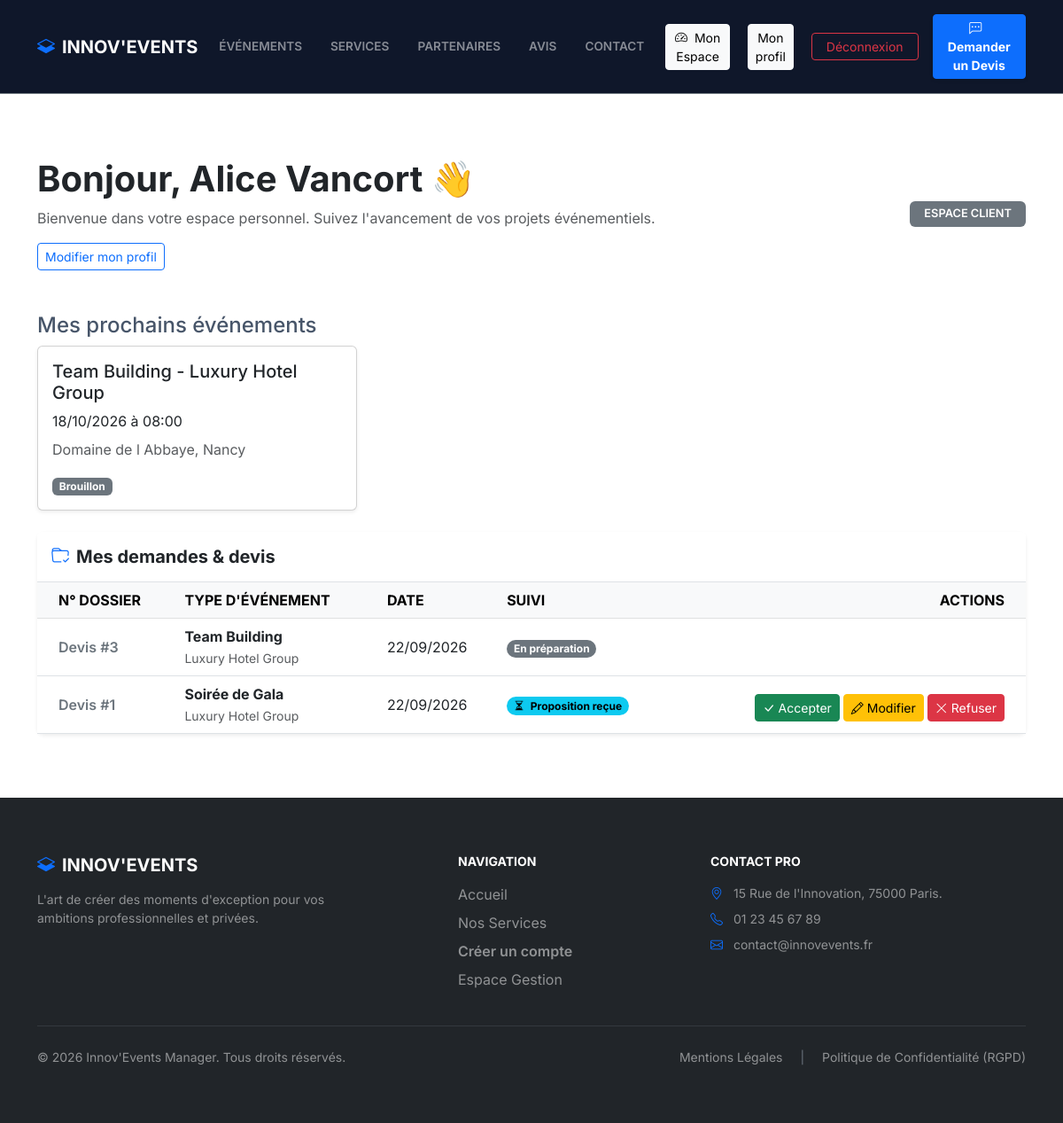
The page /index.php?action=client_dashboard (signed in) on the database its author committed.
### tables this page shows
CREATE TABLE events (
id INT AUTO_INCREMENT PRIMARY KEY,
client_id INT NOT NULL,
company_id INT NULL,
title VARCHAR(255) NOT NULL,
description TEXT NULL,
start_date DATETIME NOT NULL,
end_date DATETIME NULL,
location VARCHAR(255) NOT NULL,
event_type VARCHAR(100) NOT NULL DEFAULT 'Autre',
theme VARCHAR(100) NULL,
estimated_participants INT NULL,
image_path VARCHAR(255) NULL,
status VARCHAR(50) NOT NULL DEFAULT 'brouillon',
is_published TINYINT(1) NOT NULL DEFAULT 0,
publication_consent_at DATETIME NULL,
publication_consent_by INT NULL COMMENT 'Identifiant historique de l administrateur attestant l accord client',
created_at TIMESTAMP DEFAULT CURRENT_TIMESTAMP,
CONSTRAINT fk_events_client
FOREIGN KEY (client_id) REFERENCES users(id)
ON DELETE CASCADE ON UPDATE CASCADE,
CONSTRAINT fk_events_company
FOREIGN KEY (company_id) REFERENCES companies(id)
ON DELETE CASCADE ON UPDATE CASCADE
);

CREATE TABLE devis (
id_devis INT AUTO_INCREMENT PRIMARY KEY,
revision INT NOT NULL DEFAULT 1,
change_reason TEXT NULL,
id_prospect INT NOT NULL,
event_id INT NULL,
reference_pdf VARCHAR(255) NOT NULL,
montant_ht DECIMAL(10, 2) NOT NULL DEFAULT 0.00,
tva DECIMAL(10, 2) NOT NULL DEFAULT 0.00,
status VARCHAR(50) NOT NULL DEFAULT 'brouillon',
date_creation DATETIME DEFAULT CURRENT_TIMESTAMP,
CONSTRAINT fk_devis_prospect
FOREIGN KEY (id_prospect) REFERENCES prospects(id)
ON DELETE CASCADE ON UPDATE CASCADE
);

CREATE TABLE prospects (
id INT AUTO_INCREMENT PRIMARY KEY,
user_id INT NULL,
company_id INT NULL,
company_name VARCHAR(255) NOT NULL,
contact_name VARCHAR(255) NOT NULL,
email VARCHAR(255) NOT NULL,
phone VARCHAR(50) NOT NULL,
event_type VARCHAR(100) NOT NULL,
event_date DATE NULL,
location VARCHAR(255) NULL,
estimated_participants INT NULL,
budget DECIMAL(10, 2) NULL,
description TEXT NULL,
rejection_reason TEXT NULL,
status VARCHAR(50) NOT NULL DEFAULT 'à contacter',
created_at TIMESTAMP DEFAULT CURRENT_TIMESTAMP,
CONSTRAINT fk_prospects_user
FOREIGN KEY (user_id) REFERENCES users(id)
ON DELETE CASCADE ON UPDATE CASCADE,
CONSTRAINT fk_prospects_company
FOREIGN KEY (company_id) REFERENCES companies(id)
ON DELETE CASCADE ON UPDATE CASCADE
);

### src/views/client/dashboard.php (the view, shortened to what the rows shown need)
<?php
require __DIR__ . '/../partials/header.php';
?>
    <main class="container my-5 py-4">
        <div class="row mb-5">
            <div class="col-10">
                <h1 class="fw-bold text-dark">
                    Bonjour, <?= htmlspecialchars($clientName ?? 'Client', ENT_QUOTES, 'UTF-8'); ?> 👋
                </h1>
            </div>
        </div>
        <section class="mb-4" aria-labelledby="upcoming-heading">
            <h2 id="upcoming-heading" class="h4">Mes prochains événements</h2>
            <?php if (empty($upcomingEvents)): ?>
                <p class="text-muted">Aucun événement à venir pour le moment.</p>
            <?php else: ?>
                <div class="row g-3">
                    <?php foreach ($upcomingEvents as $event): ?>
                        <div class="col-md-4">
                            <article class="card h-100 shadow-sm">
                                <div class="card-body">
                                    <h3 class="h5"><?= htmlspecialchars($event['title'], ENT_QUOTES, 'UTF-8') ?></h3>
                                    <p class="mb-2">
                                        <time datetime="<?= htmlspecialchars(str_replace(' ', 'T', $event['start_date']), ENT_QUOTES, 'UTF-8') ?>"><?= date('d/m/Y à H:i', strtotime($event['start_date'])) ?></time>
                                    </p>
                                    <p class="text-muted"><?= htmlspecialchars($event['location'], ENT_QUOTES, 'UTF-8') ?></p>
                                    <span class="badge text-bg-secondary"><?= htmlspecialchars(Event::STATUS_LABELS[Event::normalizeStatus($event['status'])] ?? $event['status'], ENT_QUOTES, 'UTF-8') ?></span>
                                </div>
                            </article>
                        </div>
                    <?php endforeach; ?>
                </div>
            <?php endif; ?>
        </section>
        <div class="row g-4">
            <div class="col-lg-12">
                <div class="card shadow-sm border-0 rounded-3">
                    <div class="card-header bg-white border-bottom py-3">
                        <h2 class="card-title h5 fw-bold mb-0 text-dark">
                            <i class="bi bi-folder-check text-primary me-2" aria-hidden="true"></i>Mes demandes & devis
                        </h2>
                    </div>
                    <div class="card-body p-0">
                        <?php if (empty($myQuotes)): ?>
                            <div class="text-center py-5">
                                <i class="bi bi-chat-left-text text-muted fs-1" aria-hidden="true"></i>
                                <p class="mt-3 text-muted mb-0">Vous n'avez pas encore de devis ou de dossier enregistré.</p>
                            </div>
                        <?php else: ?>
                            <div class="table-responsive">
                                <table class="table table-hover align-middle mb-0" aria-label="Liste de vos devis">
                                    <thead class="table-light text-uppercase fs-7">
                                    <tr>
                                        <th scope="col" class="ps-4">N° Dossier</th>
                                        <th scope="col">Type d'Événement</th>
                                        <th scope="col">Date</th>
                                        <th scope="col">Suivi</th>
                                        <th scope="col" class="text-end pe-4">Actions</th>
                                    </tr>
                                    </thead>
                                    <tbody>
                                    <?php foreach ($myQuotes as $quote): ?>
                                        <?php
                                        $st = strtolower($quote['status'] ?? 'brouillon');
                                        $hasQuote = !empty($quote['id_devis']);
                                        $quoteUniqueId = (int)($quote['id_devis'] ?? $quote['prospect_id'] ?? $quote['id'] ?? 0);
                                        ?>
                                        <tr>
                                            <td class="ps-4 fw-semibold text-secondary">
                                                <?= $hasQuote ? 'Devis' : 'Demande' ?> #<?= $quoteUniqueId; ?>
                                            </td>
                                            <td>
                                                <span class="fw-bold text-dark"><?= htmlspecialchars($quote['event_type'] ?? '', ENT_QUOTES, 'UTF-8'); ?></span>
                                                <br>
                                                <small class="text-muted"><?= htmlspecialchars($quote['company_name'] ?? '', ENT_QUOTES, 'UTF-8'); ?></small>
                                            </td>
                                            <td>
                                                <?= !empty($quote['created_at']) ? date('d/m/Y', strtotime($quote['created_at'])) : date('d/m/Y'); ?>
                                            </td>
                                            <td>
                                                <?php if (!$hasQuote): ?>
                                                    <span class="badge text-bg-secondary"><?= htmlspecialchars(match ($st) {
                                                        'à contacter' => 'Demande reçue',
                                                        'en attente' => 'En cours de qualification',
                                                        'échoué' => 'Demande non retenue',
                                                        'converti' => 'Projet créé',
                                                        default => ucfirst($st),
                                                    }, ENT_QUOTES, 'UTF-8') ?></span>
                                                    <?php if ($st === 'échoué' && !empty($quote['rejection_reason'])): ?>
                                                        <p class="small mt-2 mb-0"><?= nl2br(htmlspecialchars($quote['rejection_reason'], ENT_QUOTES, 'UTF-8')) ?></p>
                                                    <?php endif; ?>
                                                <?php elseif (in_array($st, ['étude côté client', 'devis envoyé'], true)): ?>
                                                    <span class="badge text-bg-info px-2.5 py-1.5 rounded-pill">
                                                    <i class="bi bi-hourglass-split me-1" aria-hidden="true"></i> Proposition reçue
                                                </span>
                                                <?php elseif ($st === 'accepté'): ?>
                                                    <span class="badge text-bg-success px-2.5 py-1.5 rounded-pill">
                                                    <i class="bi bi-check-circle-fill me-1" aria-hidden="true"></i> Validé
                                                </span>
                                                <?php elseif ($st === 'modification'): ?>
                                                    <span class="badge text-bg-warning px-2.5 py-1.5 rounded-pill">
                                                    <i class="bi bi-pencil me-1" aria-hidden="true"></i> Modification demandée
                                                </span>
                                                <?php elseif ($st === 'refusé'): ?>
                                                    <span class="badge text-bg-danger px-2.5 py-1.5 rounded-pill">
                                                    <i class="bi bi-x-circle me-1" aria-hidden="true"></i> Refusé
                                                </span>
                                                <?php else: ?>
                                                    <span class="badge text-bg-secondary px-2.5 py-1.5 rounded-pill">
                                                    En préparation
                                                </span>
                                                <?php endif; ?>
                                            </td>
                                            <td class="text-end pe-4">
                                                <?php if ($hasQuote && in_array($st, ['étude côté client', 'devis envoyé'], true)): ?>
                                                    <div class="mt-2 d-flex justify-content-end gap-1">
                                                        <form action="index.php?action=respond_to_quote" method="POST" class="d-inline">
                                                            <button type="submit" name="quote_action" value="accept" class="btn btn-success btn-sm"
                                                                    onclick="return confirm('En acceptant ce devis, vous validez la prestation et engagez le projet. Confirmer ?');">
                                                                <i class="bi bi-check-lg" aria-hidden="true"></i> Accepter
                                                            </button>
                                                        </form>
                                                        <button type="button" class="btn btn-warning btn-sm"
                                                                data-bs-toggle="collapse"
                                                                data-bs-target="#modiffForm<?= $quoteUniqueId; ?>"
                                                                aria-expanded="false"
                                                                aria-controls="modiffForm<?= $quoteUniqueId; ?>">
                                                            <i class="bi bi-pencil" aria-hidden="true"></i> Modifier
                                                        </button>
                                                        <form action="index.php?action=respond_to_quote" method="POST" class="d-inline">
                                                            <button type="submit" name="quote_action" value="reject" class="btn btn-danger btn-sm"
                                                                    onclick="return confirm('Confirmez-vous le refus définitif de ce devis ?');">
                                                                <i class="bi bi-x-lg" aria-hidden="true"></i> Refuser
                                                            </button>
                                                        </form>
                                                    </div>
                                                <?php endif; ?>
                                            </td>
                                        </tr>
                                    <?php endforeach; ?>
                                    </tbody>
                                </table>
                            </div>
                        <?php endif; ?>
                    </div>
                </div>
            </div>
        </div>
    </main>
<?php
require __DIR__ . '/../partials/footer.php';
?>

### rows shown on the page
events: title "Team Building - Luxury Hotel Group", start_date "18/10/2026 à 08:00", location "Domaine de l Abbaye, Nancy", status "Brouillon"
devis: shows "Devis", id_devis "3", id_prospect.event_type "Team Building", id_prospect.company_name "Luxury Hotel Group", id_prospect.created_at "22/09/2026", shows "En préparation"
devis: shows "Devis", id_devis "1", id_prospect.event_type "Soirée de Gala", id_prospect.company_name "Luxury Hotel Group", id_prospect.created_at "22/09/2026", shows "Proposition reçue"

### other values the page prints
$clientName "Alice Vancort"
